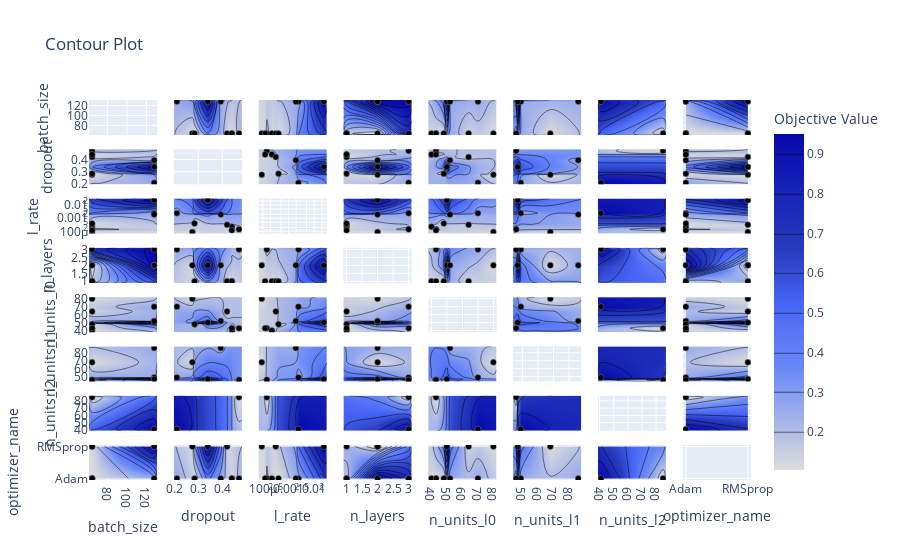

The notebook cell this image was saved under:
### Code cell
optuna.visualization.plot_contour(study)
